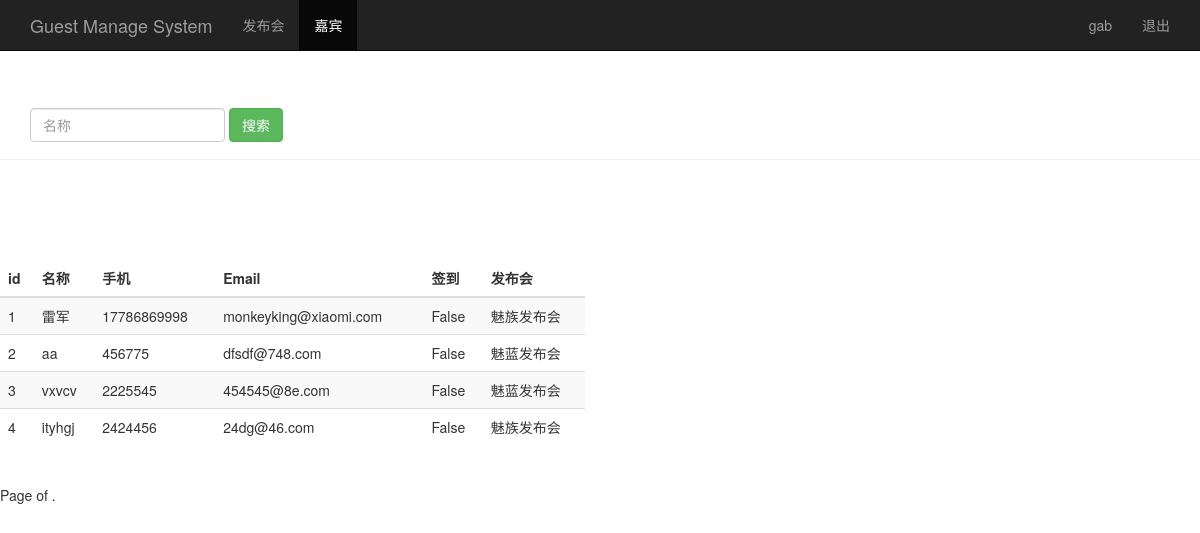
The app's page /search_gname/ (signed in), older data.
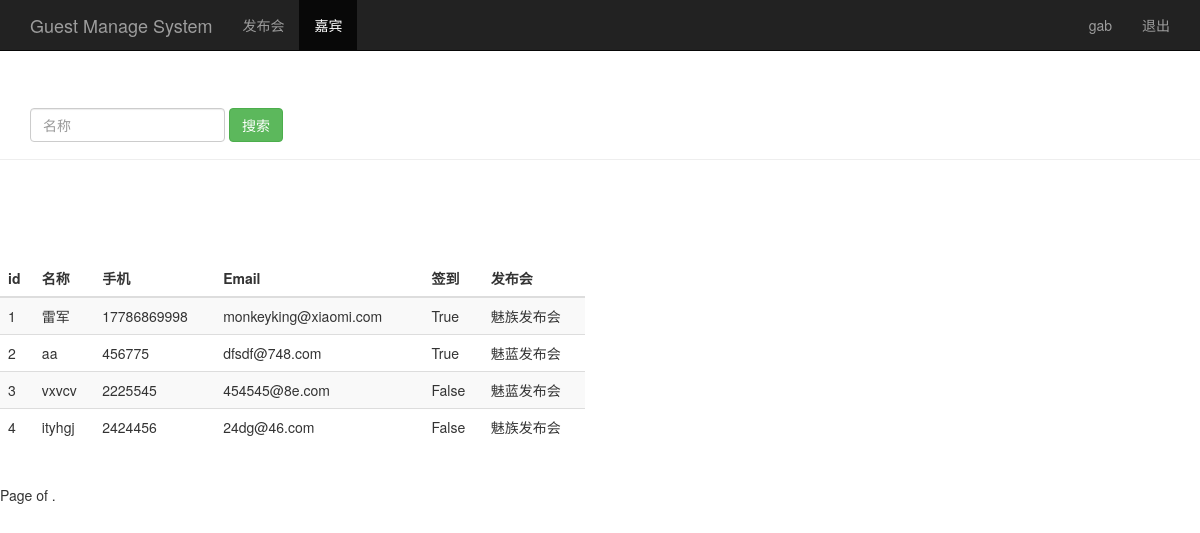
The same page, newer data.
### poll/models.py (models this page shows, shortened)
class Guest(models.Model):
    event = models.ForeignKey(Event)
    realname = models.CharField(max_length=64)
    phone = models.CharField(max_length=16)
    email = models.EmailField()
    sign = models.BooleanField()
    create_time = models.DateTimeField(auto_now=True)
    class Meta:
        unique_together = ('event','phone')

class Event(models.Model):
    name = models.CharField(max_length=100)
    limit = models.IntegerField()
    status = models.BooleanField()
    address = models.CharField(max_length=200)
    start_time=models.DateTimeField('events time')
    create_time = models.DateTimeField(auto_now=True)
    def __str__(self):
        return self.name

### poll/views.py (the view)
# urls.py: url(r'^search_gname/$', views.search_gname),
@login_required
def search_gname(request):
    username = request.session.get('user', '')
    search_gname = request.GET.get('realname', '')
    guest_list = Guest.objects.filter(realname__contains=search_gname)
    return render(request, 'guest.html', {'user': username, 'guests': guest_list})

### poll/templates/guest.html (shortened to what this page needs)
<!DOCTYPE html>
<html lang="zh-cn">
<head>
    {% load bootstrap3 %}
    {% bootstrap_css %}
</head>
<body role="document">
<nav class="navbar navbar-inverse navbar-fixed-top">
    <div class="container">
        <div class="navbar-header">
            <a class="navbar-brand" href="/event_manage/">Guest Manage System</a>
        </div>
        <div id="navbar" class="collapse navbar-collapse">
            <ul class="nav navbar-nav">
                <li><a href="/event_manage/">发布会</a></li>
                <li class="active"><a href="#" >嘉宾</a></li>
            </ul>
            <ul class="nav navbar-nav navbar-right">
                <li><a href="#">{{user}}</a></li>
                <li><a href="/logout/">退出</a></li>
            </ul>
        </div>
    </div>
</nav>
<div class="page-header" style="padding-top: 60px;">
    <div id="navbar2" class="navbar-collapse collapse">
        <form class="navbar-form" method="get" action="/search_gname/">
            <div class="form-group">
                <input name="realname" type="text" placeholder="名称" class="form-control">
            </div>
            <button type="submit" class="btn btn-success">搜索</button>
            </form>
    </div>
</div>
<div class="row" style="padding-top: 80px;">
    <div class="col-md-6">
        <table class="table table-striped">
            <thead>
            <tr>
                <th>id</th>
                <th>名称</th>
                <th>手机</th>
                <th>Email</th>
                <th>签到</th>
                <th>发布会</th>
            </tr>
            </thead>
            <tbody>
            {%   for guest in guests   %}
            <tr>
                <td>{{ guest.id }}</td>
                <td>{{ guest.realname }}</td>
                <td>{{ guest.phone }}</td>
                <td>{{ guest.email }}</td>
                <td>{{ guest.sign  }}</td>
                <td>{{ guest.event }}</td>
            </tr>
            {% endfor %}
            </tbody>
        </table>
    </div>
</div>
<div class="pagination">
    <span class="step-links">
        <span class="current">
            Page {{ guests.number }} of {{ guests.paginator.num_pages }}.
        </span>
    </span>
</div>
</body>
</html>

Row changes from the older to the newer data that the page shows:
changed Guest "雷军": sign "False" → "True"
changed Guest "aa": sign "False" → "True"
